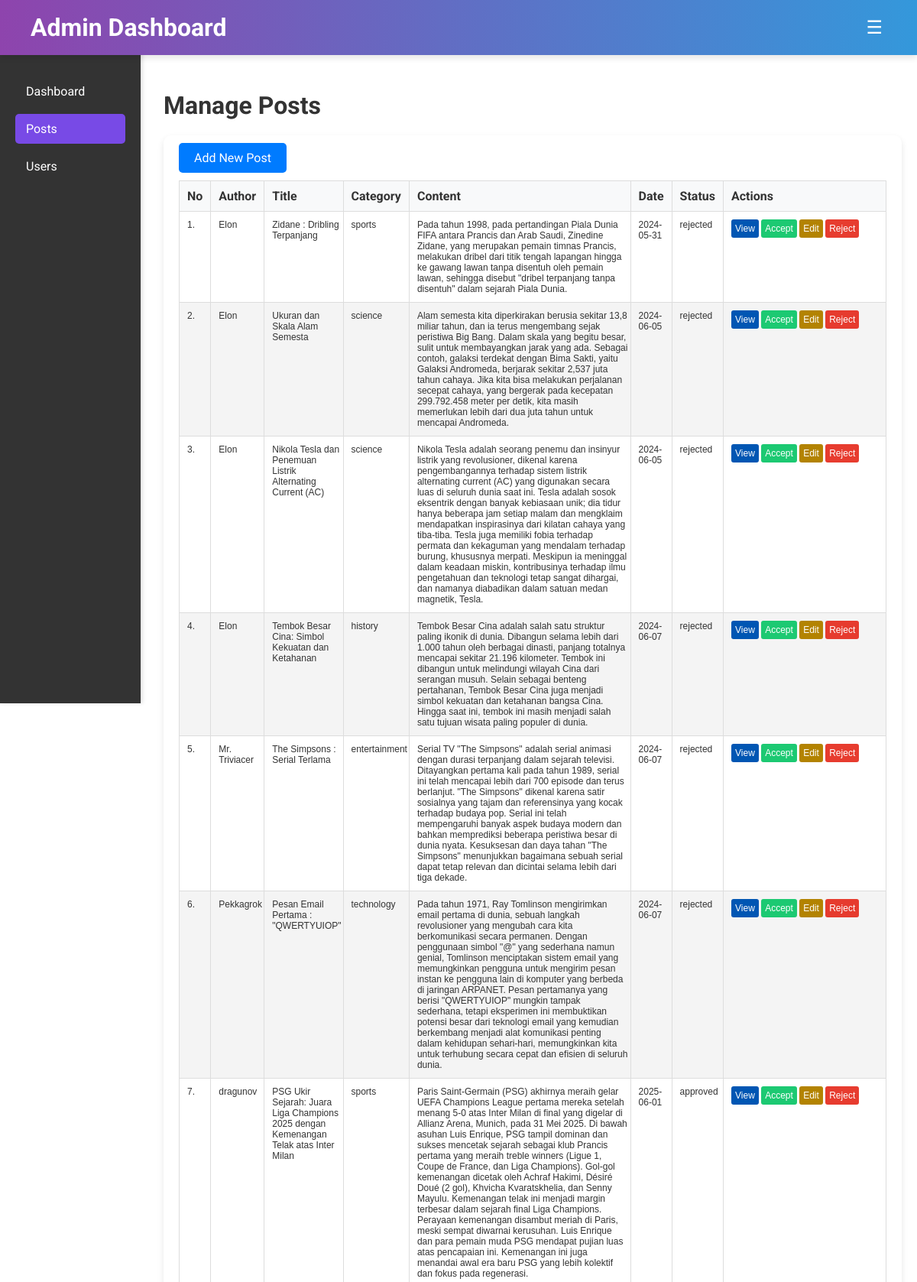
/adminpage/posts.php (signed in, upper part), run on the app's committed database.
### tables this page shows
CREATE TABLE `trivias` (
  `id` int(11) NOT NULL,
  `user_id` int(11) DEFAULT NULL,
  `author` varchar(50) DEFAULT NULL,
  `title` varchar(255) NOT NULL,
  `category` varchar(50) NOT NULL,
  `content` text NOT NULL,
  `file_path` varchar(255) DEFAULT NULL,
  `status` enum('pending','approved','rejected') DEFAULT 'pending',
  `created_at` timestamp NULL DEFAULT current_timestamp()
);

### adminpage/posts.php (the view, shortened to what this page needs)
<?php
include 'function/func.php';
$result_adm = $conn->query("SELECT * FROM trivias");
?>
<!DOCTYPE html>
<html lang="en">
<head>
    <link rel="stylesheet" href="./css/styles.css">
</head>
<body>
    <header>
        <div class="container">
            <div class="logo">
                <h1>Admin Dashboard</h1>
            </div>
            <nav>
                <div class="nav-menu">
                    <button class="nav-toggle" id="navToggle">&#9776;</button>
                </div>
            </nav>
        </div>
    </header>
    <div class="admin-container">
        <aside>
            <ul>
                <li><a href="dashboard.php">Dashboard</a></li>
                <li><a href="posts.php" class="active">Posts</a></li>
                <li><a href="users.php">Users</a></li>
            </ul>
        </aside>
        <main>
            <h2>Manage Posts</h2>
            <section class="posts">
                <a href="upload.php" class="btn-add">Add New Post</a>
                <table>
                    <thead>
                        <tr>
                            <th>No</th>
                            <th>Author</th>
                            <th>Title</th>
                            <th>Category</th>
                            <th>Content</th>
                            <th>Date</th>
                            <th>Status</th>
                            <th>Actions</th>
                        </tr>
                    </thead>
                    <tbody>
                        <?php
                        $i = 1;
                        while ($row = $result_adm->fetch_assoc()) { ?>
                            <tr>
                                <td><?php echo $i++ . "."; ?></td>
                                <td><?php echo htmlspecialchars($row['author']); ?></td>
                                <td><?php echo htmlspecialchars($row['title']); ?></td>
                                <td><?php echo htmlspecialchars($row['category']); ?></td>
                                <td id="col-content"><?php echo htmlspecialchars($row['content']); ?></td>
                                <td><?php echo htmlspecialchars((new DateTime($row['created_at']))->format('Y-m-d')); ?></td>
                                <td><?php echo htmlspecialchars($row['status']); ?></td>
                                <td class="btn-post">
                                    <button class="btn-action btn-blue" onclick="viewPost(<?php echo $row['id']; ?>)">View</button>
                                    <button class="btn-action btn-green" onclick="acceptPost(<?php echo $row['id']; ?>)">Accept</button>
                                    <button class="btn-action btn-yellow" onclick="editPost(<?php echo $row['id']; ?>)">Edit</button>
                                    <button class="btn-action btn-red" onclick="rejectPost(<?php echo $row['id']; ?>)">Reject</button>
                                </td>
                            </tr>
                        <?php } ?>
                    </tbody>
                </table>
            </section>
        </main>
    </div>
</body>
</html>

### adminpage/css/styles.css (style rules this page uses)
body { font-family: 'Roboto', sans-serif; margin: 0; padding: 0; color: #333; }
a { text-decoration: none; color: inherit; }
.container { padding: 7px 40px; }
header { background: linear-gradient(to right, #8e44ad, #3498db); color: white; padding: 10px 0; position: sticky; top: 0; width: 100%; z-index: 1000; box-shadow: 0 4px 8px rgba(0, 0, 0, 0.1); }
header .container { display: flex; justify-content: space-between; align-items: center; }
.logo h1 { margin: 0; }
nav { position: relative; }
.nav-menu { position: relative; }
.nav-toggle { background: none; border: none; font-size: 1.5em; color: white; cursor: pointer; }
.admin-container { display: flex; margin-left: 12%; padding: 20px; flex-grow: 1; }
aside { width: 12%; height: 100vh; position: fixed; top: 0; left: 0; background: #333; border-right: 1px solid #ddd; padding: 100px 20px 20px 20px; box-shadow: 2px 0 5px rgba(0, 0, 0, 0.1); color: white; overflow-y: auto; }
aside ul { list-style: none; margin: 0; padding: 0; }
aside ul li { margin-bottom: 10px; }
aside ul li a { display: block; padding: 10px 14px; color: white; border-radius: 5px; transition: background 0.3s, color 0.3s; }
aside ul li a:hover, aside ul li a.active { background: #784ae6; color: white; }
main { width: 100%; padding: 0 0 0 50px; }
main h2 { font-size: 2em; padding-top: 0; margin-bottom: 20px; }
.posts, .users, .settings { background: white; padding: 20px; border-radius: 10px; box-shadow: 0 4px 8px rgba(0, 0, 0, 0.1); margin-bottom: 20px; }
.btn-add { background: #007BFF; color: white; padding: 10px 20px; border: none; border-radius: 5px; cursor: pointer; transition: background 0.3s; }
.btn-blue { background: #0056b3; }
.btn-green { background: #1cc972; }
.btn-yellow { background: rgb(179, 131, 0); }
.btn-red { background: #e42214e1; }
.btn-post { min-width: 200px; right: 0; }
table { width: 100%; border-collapse: collapse; margin-top: 20px; }
table, th, td { vertical-align: top; border: 1px solid #ddd; }
td { padding: 10px 2px 10px 10px; text-align: left; font-size: 12px; font-family: "Montserrat", sans-serif; }
th { background: #f8f9fa; padding: 10px 10px 10px 10px; text-align: left; }
tr:nth-child(even) { background: #f4f4f4; }
#col-content { width: 300px; }
button { background: #007BFF; color: white; border: none; padding: 5px 5px; border-radius: 3px; cursor: pointer; transition: background 0.3s; font-size: 12px; }

### data on the page
trivias: author "Elon", title "Zidane : Dribling Terpanjang", category "sports", content "Pada tahun 1998, pada pertandingan Piala Dunia FIFA antara Prancis dan Arab Saudi, Zinedine Zidane, yang merupakan pemain timnas Prancis, melakukan dribel dari titik tengah lapangan hingga ke gawang lawan tanpa disentuh oleh pemain lawan, sehingga disebut \"dribel terpanjang tanpa disentuh\" dalam sejarah Piala Dunia.", created_at "2024-05-31", status "rejected"
trivias: author "Elon", title "Ukuran dan Skala Alam Semesta", category "science", content "Alam semesta kita diperkirakan berusia sekitar 13,8 miliar tahun, dan ia terus mengembang sejak peristiwa Big Bang. Dalam skala yang begitu besar, sulit untuk membayangkan jarak yang ada. Sebagai contoh, galaksi terdekat dengan Bima Sakti, yaitu Galaksi Andromeda, berjarak sekitar 2,537 juta tahun cahaya. Jika kita bisa melakukan perjalanan secepat cahaya, yang bergerak pada kecepatan 299.792.458 meter per detik, kita masih memerlukan lebih dari dua juta tahun untuk mencapai Andromeda.", created_at "2024-06-05", status "rejected"
trivias: author "Elon", title "Nikola Tesla dan Penemuan Listrik Alternating Current (AC)", category "science", content "Nikola Tesla adalah seorang penemu dan insinyur listrik yang revolusioner, dikenal karena pengembangannya terhadap sistem listrik alternating current (AC) yang digunakan secara luas di seluruh dunia saat ini. Tesla adalah sosok eksentrik dengan banyak kebiasaan unik; dia tidur hanya beberapa jam setiap malam dan mengklaim mendapatkan inspirasinya dari kilatan cahaya yang tiba-tiba. Tesla juga memiliki fobia terhadap permata dan kekaguman yang mendalam terhadap burung, khususnya merpati. Meskipun ia meninggal dalam keadaan miskin, kontribusinya terhadap ilmu pengetahuan dan teknologi tetap sangat dihargai, dan namanya diabadikan dalam satuan medan magnetik, Tesla.", created_at "2024-06-05", status "rejected"
trivias: author "Elon", title "Tembok Besar Cina: Simbol Kekuatan dan Ketahanan", category "history", content "Tembok Besar Cina adalah salah satu struktur paling ikonik di dunia. Dibangun selama lebih dari 1.000 tahun oleh berbagai dinasti, panjang totalnya mencapai sekitar 21.196 kilometer. Tembok ini dibangun untuk melindungi wilayah Cina dari serangan musuh. Selain sebagai benteng pertahanan, Tembok Besar Cina juga menjadi simbol kekuatan dan ketahanan bangsa Cina. Hingga saat ini, tembok ini masih menjadi salah satu tujuan wisata paling populer di dunia.", created_at "2024-06-07", status "rejected"
trivias: author "Mr. Triviacer", title "The Simpsons : Serial Terlama", category "entertainment", content "Serial TV \"The Simpsons\" adalah serial animasi dengan durasi terpanjang dalam sejarah televisi. Ditayangkan pertama kali pada tahun 1989, serial ini telah mencapai lebih dari 700 episode dan terus berlanjut. \"The Simpsons\" dikenal karena satir sosialnya yang tajam dan referensinya yang kocak terhadap budaya pop. Serial ini telah mempengaruhi banyak aspek budaya modern dan bahkan memprediksi beberapa peristiwa besar di dunia nyata. Kesuksesan dan daya tahan \"The Simpsons\" menunjukkan bagaimana sebuah serial dapat tetap relevan dan dicintai selama lebih dari tiga dekade.", created_at "2024-06-07", status "rejected"
trivias: author "Pekkagrok", title "Pesan Email Pertama : \"QWERTYUIOP\"", category "technology", content "Pada tahun 1971, Ray Tomlinson mengirimkan email pertama di dunia, sebuah langkah revolusioner yang mengubah cara kita berkomunikasi secara permanen. Dengan penggunaan simbol \"@\" yang sederhana namun genial, Tomlinson menciptakan sistem email yang memungkinkan pengguna untuk mengirim pesan instan ke pengguna lain di komputer yang berbeda di jaringan ARPANET. Pesan pertamanya yang berisi \"QWERTYUIOP\" mungkin tampak sederhana, tetapi eksperimen ini membuktikan potensi besar dari teknologi email yang kemudian berkembang menjadi alat komunikasi penting dalam kehidupan sehari-hari, memungkinkan kita untuk terhubung secara cepat dan efisien di seluruh dunia.", created_at "2024-06-07", status "rejected"
trivias: author "dragunov", title "PSG Ukir Sejarah: Juara Liga Champions 2025 dengan Kemenangan Telak atas Inter Milan", category "sports", content "Paris Saint-Germain (PSG) akhirnya meraih gelar UEFA Champions League pertama mereka setelah menang 5-0 atas Inter Milan di final yang digelar di Allianz Arena, Munich, pada 31 Mei 2025. Di bawah asuhan Luis Enrique, PSG tampil dominan dan sukses mencetak sejarah sebagai klub Prancis pertama yang meraih treble winners (Ligue 1, Coupe de France, dan Liga Champions). Gol-gol kemenangan dicetak oleh Achraf Hakimi, Désiré Doué (2 gol), Khvicha Kvaratskhelia, dan Senny Mayulu. Kemenangan telak ini menjadi margin terbesar dalam sejarah final Liga Champions. Perayaan kemenangan disambut meriah di Paris, meski sempat diwarnai kerusuhan. Luis Enrique dan para pemain muda PSG mendapat pujian luas…", created_at "2025-06-01", status "approved"
